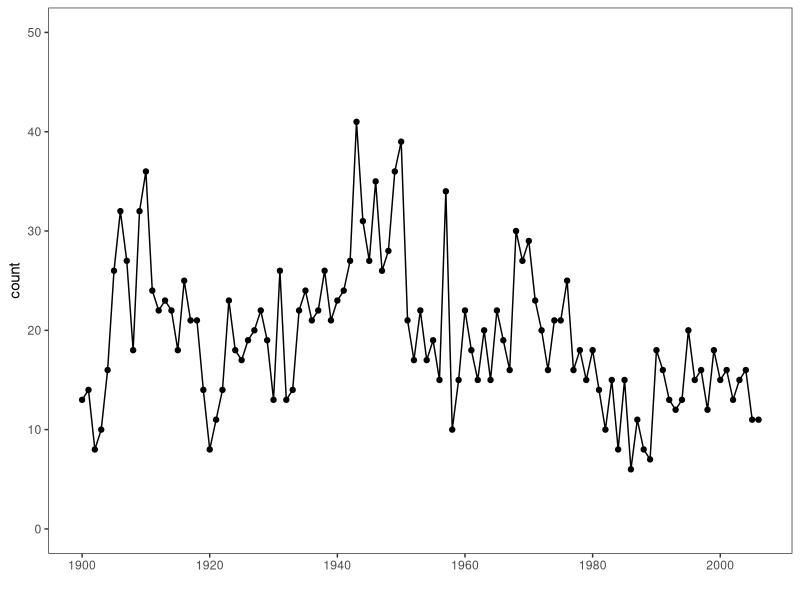
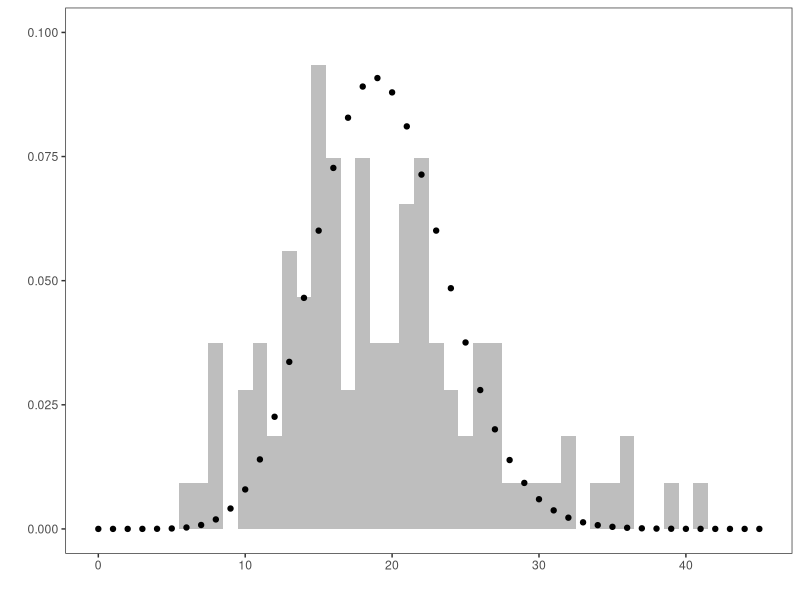

The R script that drew these images, in order:
library(ggplot2)

# Load data
earthquakes <- read.csv("../data/earthquakes.csv", 
                        stringsAsFactors = FALSE)

# Figure 1.1
ggplot(earthquakes, aes(x = year, y = count)) + 
  geom_point() + 
  geom_line() + 
  scale_x_continuous("", breaks = seq(1900, 2010, 20)) + 
  scale_y_continuous(limits = c(0, 50)) + 
  theme_bw() + 
  theme(panel.grid.major = element_blank(), 
        panel.grid.minor = element_blank())

# Figure 1.2
ggplot(earthquakes) + 
  geom_histogram(aes(x = count, y = ..density..), 
                 binwidth = 1, fill = "grey", origin = -0.5) + 
  geom_point(data = data.frame(x = 0:45, 
                               fit = dpois(0:45, mean(earthquakes$count))), 
             aes(x = x, y = fit)) + 
  scale_x_continuous("", limits = c(0, 45)) + 
  scale_y_continuous("", limits = c(0, 0.10)) + 
  theme_bw() + 
  theme(panel.grid.major = element_blank(), 
        panel.grid.minor = element_blank())

# Figure 1.3

# Figure 1.4

# Figure 1.5